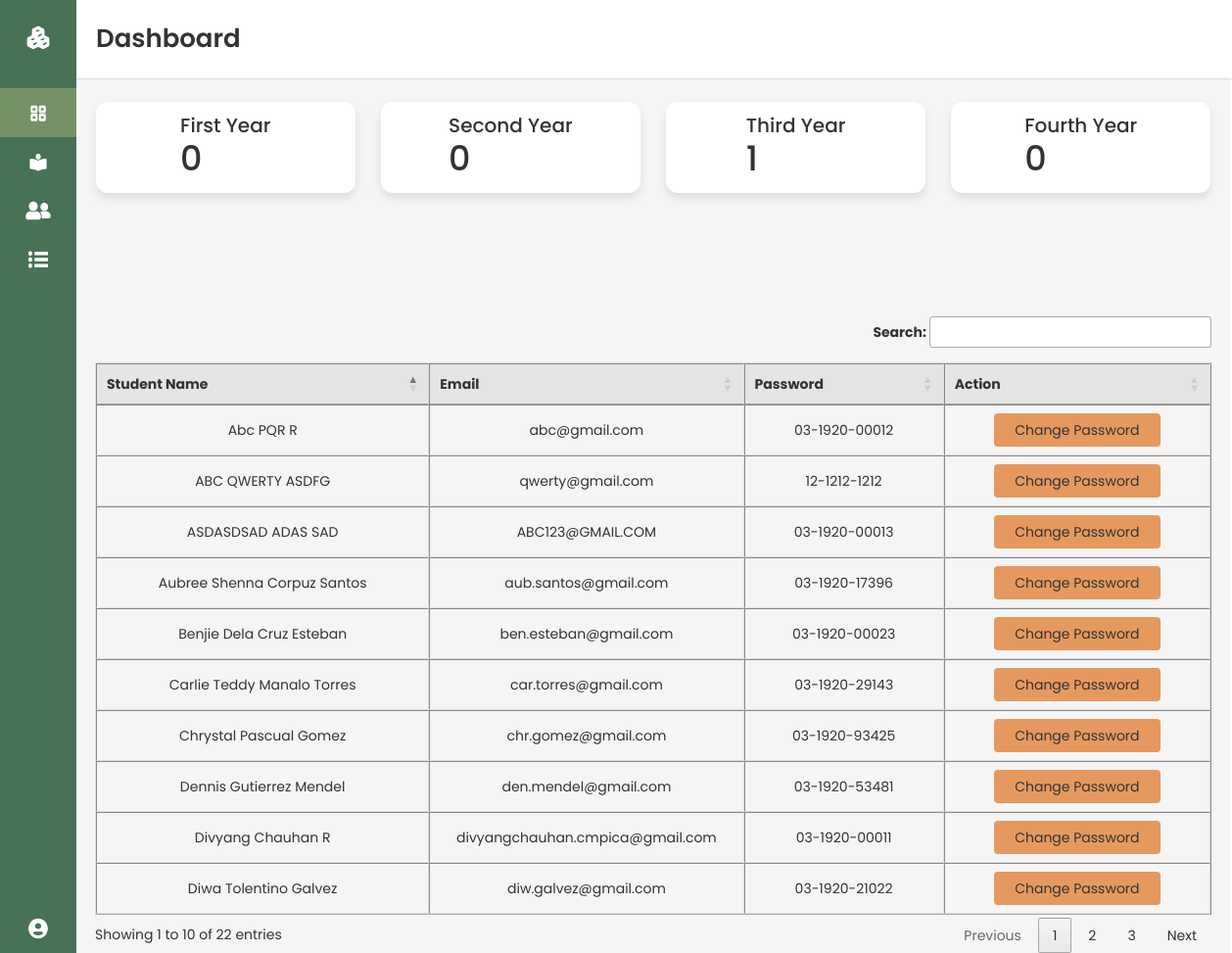
The app's page /admindashboard.php (signed in) with its own data.
### tables this page shows
CREATE TABLE `students` (
  `id` int(11) NOT NULL,
  `student_id` varchar(255) DEFAULT NULL,
  `firstname` varchar(255) NOT NULL,
  `lastname` varchar(255) NOT NULL,
  `middlename` varchar(255) DEFAULT NULL,
  `birth_date` date DEFAULT NULL,
  `yearlvl` varchar(11) NOT NULL,
  `nationality` varchar(255) DEFAULT NULL,
  `gender` varchar(255) DEFAULT NULL,
  `phone` varchar(20) DEFAULT NULL,
  `email` varchar(255) NOT NULL,
  `password` varchar(255) NOT NULL
);

### admindashboard.php (the view, shortened to what this page needs)
<?php
include ('db_conn.php');
if (isset($_SESSION['id']) && isset($_SESSION['email'])) {
 ?>
<!DOCTYPE html>
<html lang="en" dir="ltr">
  <head>
    <link rel="stylesheet" href="admindashboardstyle.css">
    <link rel="stylesheet" href="admin.css">
    <link href='https://unpkg.com/boxicons@2.0.7/css/boxicons.min.css' rel='stylesheet'>
    <link rel="stylesheet" href="https://pro.fontawesome.com/releases/v5.10.0/css/all.css"/>
    <link rel="stylesheet" href="https://maxcdn.bootstrapcdn.com/bootstrap/3.4.1/css/bootstrap.min.css">
    <link rel="stylesheet" type="text/css" href="//cdn.datatables.net/1.11.4/css/jquery.dataTables.min.css">
    <link rel="stylesheet" type="text/css" href="https://cdn.datatables.net/buttons/2.2.2/css/buttons.dataTables.min.css">
   </head>
<body>
 <div class="sidebar close">
    <div class="logo-details">
        <i class="bx bxs-component"></i>
    </div>
    <ul class="nav-links">
      <li>
        <a href="admindashboard.php" class="active">
          <i class='bx bx-grid-alt' ></i>
        </a>
      </li>
      <li>
        <a href="admindashboard_students.php">
          <i class='bx bxs-book-reader'></i>
        </a>
      </li>
       <li>
        <div class="iocn-link">
          <a href="admindashboard_useraccounts_a.php">
            <i class="fas fa-user-friends"></i>
          </a>
        </div>
      </li>
      <li>
        <a href="admindashboard_userlogs.php">
            <i class="fas fa-list-ul"></i>
        </a>
      </li>
      <li class="log_out">
          <div class="iocn-link">
          <a href="#">
            <i class="fas fa-user-circle"></i>
          </a>
          </div>
      </li>
  </div>
  <section class="home-section">
      <nav>
        <div class="home-content">
                <span class="text">Dashboard</span>
        </div>
        </nav>
        <div class="h-content">
            <div class="overview-boxes">
              <div class="box">
                <div class="right-side">
                  <div class="box-topic">First Year</div>
                  <div class="number">
                      <?php
                        require 'dbconfig.php';
                      $query = "SELECT COUNT(*) AS total FROM students WHERE yearlvl = 1";
                      $query_run = mysqli_query($connection, $query) or die(mysqli_error($connection));;
                      $row =  $query_run->fetch_assoc();
                      echo $row['total'];
                      ?>
                  </div>
                </div>
              </div>
              <div class="box">
                <div class="right-side">
                  <div class="box-topic">Second Year</div>
                  <div class="number">
                     <?php
                      require 'dbconfig.php';
                      $query = "SELECT COUNT(*) AS total FROM students WHERE yearlvl = 2";
                      $query_run = mysqli_query($connection, $query) or die(mysqli_error($connection));;
                      $row =  $query_run->fetch_assoc();
                      echo $row['total'];
                      ?>
                      </div>
                </div>
              </div>
              <div class="box">
                <div class="right-side">
                  <div class="box-topic">Third Year</div>
                  <div class="number">
                     <?php
                      require 'dbconfig.php';
                      $query = "SELECT COUNT(*) AS total FROM students WHERE yearlvl = 3";
                      $query_run = mysqli_query($connection, $query) or die(mysqli_error($connection));;
                      $row =  $query_run->fetch_assoc();
                      echo $row['total'];
                      ?>
                      </div>
                </div>
              </div>
              <div class="box">
                <div class="right-side">
                  <div class="box-topic">Fourth Year</div>
                  <div class="number">
                    <?php
                      require 'dbconfig.php';
                      $query = "SELECT COUNT(*) AS total FROM students WHERE yearlvl = 4";
                      $query_run = mysqli_query($connection, $query) or die(mysqli_error($connection));;
                      $row =  $query_run->fetch_assoc();
                      echo $row['total'];
                    ?>
                  </div>
                </div>
              </div>
            </div>
            </div>
            <div class="container home-teacher container-flex">
            <div class="d-flex table-filter">
            <table width="100%" border="1" cellspacing="0" cellpadding="10" align="center" id="table">
                <thead>
                    <tr>
                        <th width="25%">Student Name</th>
                        <th width="15%">Email</th>
                        <th width="15%">Password</th>
                        <th width="20%">Action</th>
                    </tr>
                </thead>
                <tbody>
                    <?php
                      $sql = "SELECT * FROM students";
                          $result = mysqli_query($conn, $sql);
                          while($inner_row = mysqli_fetch_array($result)){?>
                    <tr>
                        <td><?php echo $inner_row['firstname']." ".$inner_row['middlename']." ".$inner_row['lastname']; ?></td>
                        <td><?php echo $inner_row['email']; ?></td>
                        <td><?php echo $inner_row['password']; ?></td>
                        <td>
                          <div class="d-flex justify-content-center admin_<?php echo $inner_row['id']; ?>">
                            <button class="btn edit edit_student" data-id="<?php echo $inner_row['id']; ?>" type="button" style="max-width: 170px;">Change Password</button>
                          </div>
                        </td>
                    </tr>
                    <?php } ?>
                </tbody>
            </table>
          </div>
    </div>
  </section>
</body>
</html>
<?php
}else{
     header("Location: adminlogin.php");
     exit();
}
 ?>

### admindashboardstyle.css (style rules this page uses)
* { margin: 0; padding: 0; box-sizing: border-box; font-family: "Poppins", sans-serif; }
.sidebar { position: fixed; top: 0; left: 0; height: 100%; width: 260px; background: #477256; z-index: 100; width: 78px; opacity: 1 !important; }
.sidebar .logo-details { height: 60px; width: 100%; display: flex; align-items: center; }
.sidebar .logo-details i { font-size: 30px; color: #fff; height: 50px; min-width: 78px; text-align: center; line-height: 50px; margin-top: 15px; }
.sidebar .nav-links { height: 100%; padding: 30px 0 150px 0; overflow: auto; }
.sidebar.close .nav-links { overflow: visible; }
.sidebar .nav-links li { position: relative; list-style: none; }
.sidebar .nav-links li .iocn-link { display: flex; align-items: center; justify-content: space-between; }
.sidebar.close .nav-links li .iocn-link { display: block; }
.sidebar .nav-links li i { height: 50px; min-width: 78px; text-align: center; line-height: 50px; color: #fff; font-size: 20px; cursor: pointer; }
.sidebar .nav-links li a { display: flex; align-items: center; text-decoration: none; }
.home-section { position: relative; background: #f5f5f5; min-height: 100vh; width: calc(100% - 240px); left: 260px; }
.home-section nav { display: flex; justify-content: space-between; height: 80px; background: #fff; align-items: center; position: fixed; width: calc(100% - 240px); left: 260px; z-index: 100; padding: 0 20px; box-shadow: 0 1px 1px rgba(0, 0, 0, 0.1); }
.sidebar.close ~ .home-section nav { left: 78px; width: calc(100% - 78px); }
.home-section { width: calc(100% - 80px); left: 78px; }
.home-section .home-content { height: 60px; display: flex; align-items: center; }
.home-section .home-content .text { font-size: 26px; font-weight: 600; }
.home-section .h-content { position: relative; padding-top: 104px; }
.h-content .overview-boxes { display: flex; align-items: center; justify-content: space-between; flex-wrap: wrap; padding: 0 20px; margin-bottom: 26px; }
.overview-boxes .box { display: flex; align-items: center; justify-content: center; width: calc(100% / 4 - 20px); background: #fff; padding: 10px; border-radius: 12px; box-shadow: 0 5px 10px rgba(0, 0, 0, 0.1); }
.overview-boxes .box-topic { font-size: 20px; font-weight: 500; }
.h-content .box .number { display: inline-block; font-size: 35px; margin-top: -6px; font-weight: 500; }
.sidebar .nav-links .log_out { position: absolute; bottom: 0; width: 100%; }
.sidebar .nav-links li a.active { background: #779166; }

### admin.css (style rules this page uses)
.table-filter { justify-content: space-between; padding-top: 100px; }
th { background-color: #e5e5e4; font-weight: bold; }
table, table td, table th { border-color: #ddd; text-align: center; }
td button { border:1px solid #000; border-radius: 5px; width: 100%; margin-left: 5px; margin-right: 5px; min-height: 30px; max-width: 80px; }
td button.edit { background-color: #e6995f; }
.d-flex { display: flex; }
.justify-content-center { justify-content: center; }
body { background-color: #f7f6f2; margin: 0px; }

### records on screen
students: firstname "Benjie", middlename "Dela Cruz", lastname "Esteban", email "ben.esteban@gmail.com", password "03-1920-00023"
students: firstname "Diwa", middlename "Tolentino", lastname "Galvez", email "diw.galvez@gmail.com", password "03-1920-21022"
students: firstname "Chrystal", middlename "Pascual", lastname "Gomez", email "chr.gomez@gmail.com", password "03-1920-93425"
students: firstname "Dennis", middlename "Gutierrez", lastname "Mendel", email "den.mendel@gmail.com", password "03-1920-53481"
students: firstname "Aubree Shenna", middlename "Corpuz", lastname "Santos", email "aub.santos@gmail.com", password "03-1920-17396"
students: firstname "Carlie Teddy", middlename "Manalo", lastname "Torres", email "car.torres@gmail.com", password "03-1920-29143"
students: firstname "Divyang", middlename "Chauhan", lastname "R", email "divyangchauhan.cmpica@gmail.com", password "03-1920-00011"
students: firstname "Abc", middlename "PQR", lastname "R", email "abc@gmail.com", password "03-1920-00012"
students: firstname "ASDASDSAD", middlename "ADAS", lastname "SAD", email "ABC123@GMAIL.COM", password "03-1920-00013"
students: firstname "ABC", middlename "QWERTY", lastname "ASDFG", email "qwerty@gmail.com", password "12-1212-1212"

### other values on screen
$row['total'] "0"
$row['total'] "1"
